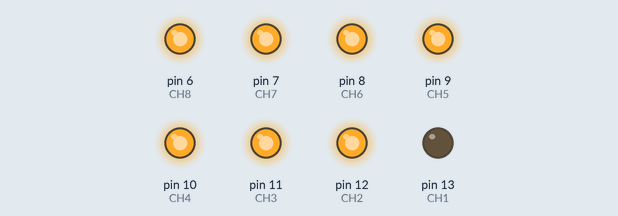
Simulated run of this sketch. Board: Arduino Uno, built with avr-gcc and run on an emulated ATmega328P. On the bench: output pins drawn as LEDs (lit = HIGH).

Above: at 0.12 s.
At 6.12 s:
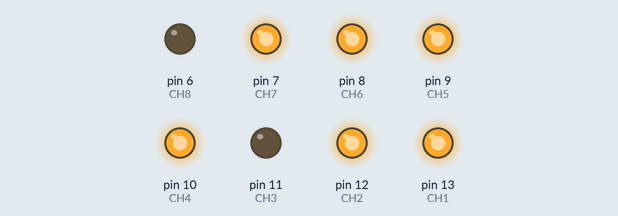
At 12.37 s:
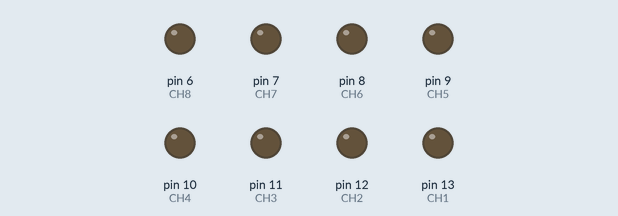
At 18.62 s:
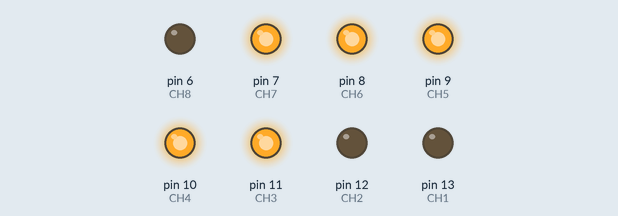
At 24.8 s:
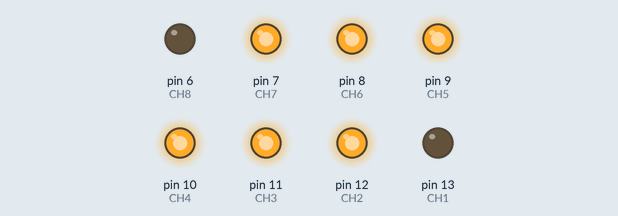
At 39.87 s:
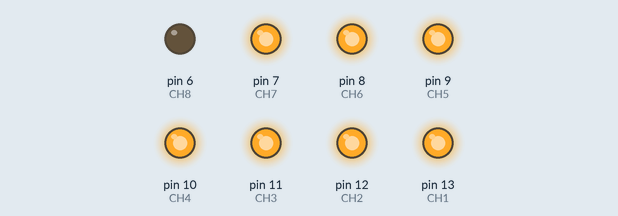
Timing chart, 0 to 40.0 s (numbered marks = the images above):
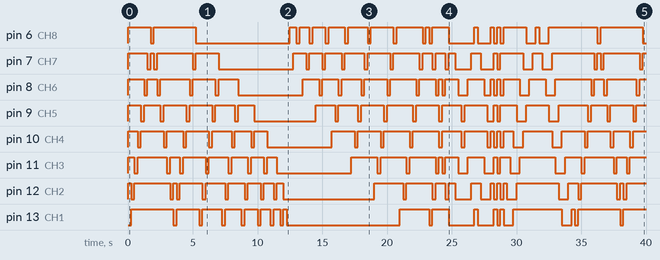

Measured:
- by itself, pin 6 (CH8): HIGH → LOW at 1.8 s, → HIGH 0.25 s later, → LOW 3.3 s later, → HIGH 7.3 s later, … (35 changes in this stretch)
- by itself, pin 7 (CH7): HIGH → LOW at 1.5 s, → HIGH 0.25 s later, → LOW 0.25 s later, → HIGH 0.25 s later, … (40 changes in this stretch)
- by itself, pin 8 (CH6): HIGH → LOW at 1.3 s, → HIGH 0.25 s later, → LOW 0.75 s later, → HIGH 0.25 s later, … (42 changes in this stretch)
- by itself, pin 9 (CH5): HIGH → LOW at 1.0 s, → HIGH 0.25 s later, → LOW 1.3 s later, → HIGH 0.25 s later, … (38 changes in this stretch)
- by itself, pin 10 (CH4): HIGH → LOW at 0.75 s, → HIGH 0.25 s later, → LOW 1.8 s later, → HIGH 0.25 s later, … (40 changes in this stretch)
- by itself, pin 11 (CH3): HIGH → LOW at 0.50 s, → HIGH 0.25 s later, → LOW 2.3 s later, → HIGH 0.25 s later, … (40 changes in this stretch)
- by itself, pin 12 (CH2): HIGH → LOW at 0.25 s, → HIGH 0.25 s later, → LOW 2.8 s later, → HIGH 0.25 s later, … (42 changes in this stretch)
- by itself, pin 13 (CH1): LOW → HIGH at 0.25 s, → LOW 3.3 s later, → HIGH 0.25 s later, → LOW 1.8 s later, … (33 changes in this stretch)

The sketch:

8_Channel_Relay_Light_Effects.ino
```cpp
// HAZI TECH
// Program by Hasitha Jayasundara
// Visit my YouTube Channel - http://www.youtube.com/c/HAZITECH?sub_confirmation=1

#include "Arduino.h"

const int CH1 =  13;
const int CH2 =  12;
const int CH3 =  11;
const int CH4 =  10;
const int CH5 =  9;
const int CH6 =  8;
const int CH7 =  7;
const int CH8 =  6;

int SPEED = 250;      //Set your pattern running speed here. Smaller the value, higher the speed.
                      //WARNING - Very high speeds will reduce your Relays life span

void setup()
{
pinMode(CH1, OUTPUT);
pinMode(CH2, OUTPUT);
pinMode(CH3, OUTPUT);
pinMode(CH4, OUTPUT);
pinMode(CH5, OUTPUT);
pinMode(CH6, OUTPUT);
pinMode(CH7, OUTPUT);
pinMode(CH8, OUTPUT);

digitalWrite(CH1, HIGH);
digitalWrite(CH2, HIGH);
digitalWrite(CH3, HIGH);
digitalWrite(CH4, HIGH);
digitalWrite(CH5, HIGH);
digitalWrite(CH6, HIGH);
digitalWrite(CH7, HIGH);
digitalWrite(CH8, HIGH);
}

void loop()
{
//LEFT-RIGHT running pattern
digitalWrite(CH1, LOW);
delay (SPEED);
digitalWrite(CH1, HIGH);
digitalWrite(CH2, LOW);
delay (SPEED);
digitalWrite(CH2, HIGH);
digitalWrite(CH3, LOW);
delay (SPEED);
digitalWrite(CH3, HIGH);
digitalWrite(CH4, LOW);
delay (SPEED);
digitalWrite(CH4, HIGH);
digitalWrite(CH5, LOW);
delay (SPEED);
digitalWrite(CH5, HIGH);
digitalWrite(CH6, LOW);
delay (SPEED);
digitalWrite(CH6, HIGH);
digitalWrite(CH7, LOW);
delay (SPEED);
digitalWrite(CH7, HIGH);
digitalWrite(CH8, LOW);
delay (SPEED);

digitalWrite(CH8, HIGH);
digitalWrite(CH7, LOW);
delay (SPEED);
digitalWrite(CH7, HIGH);
digitalWrite(CH6, LOW);
delay (SPEED);
digitalWrite(CH6, HIGH);
digitalWrite(CH5, LOW);
delay (SPEED);
digitalWrite(CH5, HIGH);
digitalWrite(CH4, LOW);
delay (SPEED);
digitalWrite(CH4, HIGH);
digitalWrite(CH3, LOW);
delay (SPEED);
digitalWrite(CH3, HIGH);
digitalWrite(CH2, LOW);
delay (SPEED);
digitalWrite(CH2, HIGH);
digitalWrite(CH1, LOW);

digitalWrite(CH1, HIGH);
digitalWrite(CH2, HIGH);
digitalWrite(CH3, HIGH);
digitalWrite(CH4, HIGH);
digitalWrite(CH5, HIGH);
digitalWrite(CH6, HIGH);
digitalWrite(CH7, HIGH);
digitalWrite(CH8, HIGH);

//LEFT-RIGHT filling pattern
digitalWrite(CH1, LOW);
delay (SPEED);
digitalWrite(CH1, HIGH);
digitalWrite(CH2, LOW);
delay (SPEED);
digitalWrite(CH2, HIGH);
digitalWrite(CH3, LOW);
delay (SPEED);
digitalWrite(CH3, HIGH);
digitalWrite(CH4, LOW);
delay (SPEED);
digitalWrite(CH4, HIGH);
digitalWrite(CH5, LOW);
delay (SPEED);
digitalWrite(CH5, HIGH);
digitalWrite(CH6, LOW);
delay (SPEED);
digitalWrite(CH6, HIGH);
digitalWrite(CH7, LOW);
delay (SPEED);
digitalWrite(CH7, HIGH);
digitalWrite(CH8, LOW);
delay (SPEED);

digitalWrite(CH1, LOW);
delay (SPEED);
digitalWrite(CH1, HIGH);
digitalWrite(CH2, LOW);
delay (SPEED);
digitalWrite(CH2, HIGH);
digitalWrite(CH3, LOW);
delay (SPEED);
digitalWrite(CH3, HIGH);
digitalWrite(CH4, LOW);
delay (SPEED);
digitalWrite(CH4, HIGH);
digitalWrite(CH5, LOW);
delay (SPEED);
digitalWrite(CH5, HIGH);
digitalWrite(CH6, LOW);
delay (SPEED);
digitalWrite(CH6, HIGH);
digitalWrite(CH7, LOW);
delay (SPEED);

digitalWrite(CH1, LOW);
delay (SPEED);
digitalWrite(CH1, HIGH);
digitalWrite(CH2, LOW);
delay (SPEED);
digitalWrite(CH2, HIGH);
digitalWrite(CH3, LOW);
delay (SPEED);
digitalWrite(CH3, HIGH);
digitalWrite(CH4, LOW);
delay (SPEED);
digitalWrite(CH4, HIGH);
digitalWrite(CH5, LOW);
delay (SPEED);
digitalWrite(CH5, HIGH);
digitalWrite(CH6, LOW);
delay (SPEED);

digitalWrite(CH1, LOW);
delay (SPEED);
digitalWrite(CH1, HIGH);
digitalWrite(CH2, LOW);
delay (SPEED);
digitalWrite(CH2, HIGH);
digitalWrite(CH3, LOW);
delay (SPEED);
digitalWrite(CH3, HIGH);
digitalWrite(CH4, LOW);
delay (SPEED);
digitalWrite(CH4, HIGH);
digitalWrite(CH5, LOW);
delay (SPEED);

digitalWrite(CH1, LOW);
delay (SPEED);
digitalWrite(CH1, HIGH);
digitalWrite(CH2, LOW);
delay (SPEED);
digitalWrite(CH2, HIGH);
digitalWrite(CH3, LOW);
delay (SPEED);
digitalWrite(CH3, HIGH);
digitalWrite(CH4, LOW);
delay (SPEED);

digitalWrite(CH1, LOW);
delay (SPEED);
digitalWrite(CH1, HIGH);
digitalWrite(CH2, LOW);
delay (SPEED);
digitalWrite(CH2, HIGH);
digitalWrite(CH3, LOW);
delay (SPEED);

digitalWrite(CH1, LOW);
delay (SPEED);
digitalWrite(CH1, HIGH);
digitalWrite(CH2, LOW);
delay (SPEED);

digitalWrite(CH1, LOW);
delay (SPEED);

//RIGHT-LEFT filling remove pattern
digitalWrite(CH8, HIGH);
delay (SPEED);

digitalWrite(CH7, HIGH);
delay (SPEED);
digitalWrite(CH8, LOW);
delay (SPEED);
digitalWrite(CH8, HIGH);
delay (SPEED);

digitalWrite(CH6, HIGH);
delay (SPEED);
digitalWrite(CH7, LOW);
delay (SPEED);
digitalWrite(CH7, HIGH);
digitalWrite(CH8, LOW);
delay (SPEED);
digitalWrite(CH8, HIGH);
delay (SPEED);

digitalWrite(CH5, HIGH);
delay (SPEED);
digitalWrite(CH6, LOW);
delay (SPEED);
digitalWrite(CH6, HIGH);
digitalWrite(CH7, LOW);
delay (SPEED);
digitalWrite(CH7, HIGH);
digitalWrite(CH8, LOW);
delay (SPEED);
digitalWrite(CH8, HIGH);
delay (SPEED);

digitalWrite(CH4, HIGH);
delay (SPEED);
digitalWrite(CH5, LOW);
delay (SPEED);
digitalWrite(CH5, HIGH);
digitalWrite(CH6, LOW);
delay (SPEED);
digitalWrite(CH6, HIGH);
digitalWrite(CH7, LOW);
delay (SPEED);
digitalWrite(CH7, HIGH);
digitalWrite(CH8, LOW);
delay (SPEED);
digitalWrite(CH8, HIGH);
delay (SPEED);

digitalWrite(CH3, HIGH);
delay (SPEED);
digitalWrite(CH4, LOW);
delay (SPEED);
digitalWrite(CH4, HIGH);
digitalWrite(CH5, LOW);
delay (SPEED);
digitalWrite(CH5, HIGH);
digitalWrite(CH6, LOW);
delay (SPEED);
digitalWrite(CH6, HIGH);
digitalWrite(CH7, LOW);
delay (SPEED);
digitalWrite(CH7, HIGH);
digitalWrite(CH8, LOW);
delay (SPEED);
digitalWrite(CH8, HIGH);
delay (SPEED);

digitalWrite(CH2, HIGH);
delay (SPEED);
digitalWrite(CH3, LOW);
delay (SPEED);
digitalWrite(CH3, HIGH);
digitalWrite(CH4, LOW);
delay (SPEED);
digitalWrite(CH4, HIGH);
digitalWrite(CH5, LOW);
delay (SPEED);
digitalWrite(CH5, HIGH);
digitalWrite(CH6, LOW);
delay (SPEED);
digitalWrite(CH6, HIGH);
digitalWrite(CH7, LOW);
delay (SPEED);
digitalWrite(CH7, HIGH);
digitalWrite(CH8, LOW);
delay (SPEED);
digitalWrite(CH8, HIGH);
delay (SPEED);

digitalWrite(CH1, HIGH);
delay (SPEED);
digitalWrite(CH2, LOW);
delay (SPEED);
digitalWrite(CH2, HIGH);
digitalWrite(CH3, LOW);
delay (SPEED);
digitalWrite(CH3, HIGH);
digitalWrite(CH4, LOW);
delay (SPEED);
digitalWrite(CH4, HIGH);
digitalWrite(CH5, LOW);
delay (SPEED);
digitalWrite(CH5, HIGH);
digitalWrite(CH6, LOW);
delay (SPEED);
digitalWrite(CH6, HIGH);
digitalWrite(CH7, LOW);
delay (SPEED);
digitalWrite(CH7, HIGH);
digitalWrite(CH8, LOW);
delay (SPEED);
digitalWrite(CH8, HIGH);
delay (SPEED);

//EDGE-MIDDLE running pattern
digitalWrite(CH1, LOW);
digitalWrite(CH2, HIGH);
digitalWrite(CH3, HIGH);
digitalWrite(CH4, HIGH);
digitalWrite(CH5, HIGH);
digitalWrite(CH6, HIGH);
digitalWrite(CH7, HIGH);
digitalWrite(CH8, LOW);
delay (SPEED);

digitalWrite(CH1, HIGH);
digitalWrite(CH2, LOW);
digitalWrite(CH3, HIGH);
digitalWrite(CH4, HIGH);
digitalWrite(CH5, HIGH);
digitalWrite(CH6, HIGH);
digitalWrite(CH7, LOW);
digitalWrite(CH8, HIGH);
delay (SPEED);

digitalWrite(CH1, HIGH);
digitalWrite(CH2, HIGH);
digitalWrite(CH3, LOW);
digitalWrite(CH4, HIGH);
digitalWrite(CH5, HIGH);
digitalWrite(CH6, LOW);
digitalWrite(CH7, HIGH);
digitalWrite(CH8, HIGH);
delay (SPEED);

digitalWrite(CH1, HIGH);
digitalWrite(CH2, HIGH);
digitalWrite(CH3, HIGH);
digitalWrite(CH4, LOW);
digitalWrite(CH5, LOW);
digitalWrite(CH6, HIGH);
digitalWrite(CH7, HIGH);
digitalWrite(CH8, HIGH);
delay (SPEED);

digitalWrite(CH1, HIGH);
digitalWrite(CH2, HIGH);
digitalWrite(CH3, LOW);
digitalWrite(CH4, HIGH);
digitalWrite(CH5, HIGH);
digitalWrite(CH6, LOW);
digitalWrite(CH7, HIGH);
digitalWrite(CH8, HIGH);
delay (SPEED);

digitalWrite(CH1, HIGH);
digitalWrite(CH2, LOW);
digitalWrite(CH3, HIGH);
digitalWrite(CH4, HIGH);
digitalWrite(CH5, HIGH);
digitalWrite(CH6, HIGH);
digitalWrite(CH7, LOW);
digitalWrite(CH8, HIGH);
delay (SPEED);

digitalWrite(CH1, LOW);
digitalWrite(CH2, HIGH);
digitalWrite(CH3, HIGH);
digitalWrite(CH4, HIGH);
digitalWrite(CH5, HIGH);
digitalWrite(CH6, HIGH);
digitalWrite(CH7, HIGH);
digitalWrite(CH8, LOW);
delay (SPEED);

digitalWrite(CH1, HIGH);
digitalWrite(CH2, HIGH);
digitalWrite(CH3, HIGH);
digitalWrite(CH4, HIGH);
digitalWrite(CH5, HIGH);
digitalWrite(CH6, HIGH);
digitalWrite(CH7, HIGH);
digitalWrite(CH8, HIGH);

//EDGE-MIDDLE filling pattern
digitalWrite(CH1, LOW);
digitalWrite(CH2, HIGH);
digitalWrite(CH3, HIGH);
digitalWrite(CH4, HIGH);
digitalWrite(CH5, HIGH);
digitalWrite(CH6, HIGH);
digitalWrite(CH7, HIGH);
digitalWrite(CH8, LOW);
delay (SPEED);

digitalWrite(CH1, LOW);
digitalWrite(CH2, LOW);
digitalWrite(CH3, HIGH);
digitalWrite(CH4, HIGH);
digitalWrite(CH5, HIGH);
digitalWrite(CH6, HIGH);
digitalWrite(CH7, LOW);
digitalWrite(CH8, LOW);
delay (SPEED);

digitalWrite(CH1, LOW);
digitalWrite(CH2, LOW);
digitalWrite(CH3, LOW);
digitalWrite(CH4, HIGH);
digitalWrite(CH5, HIGH);
digitalWrite(CH6, LOW);
digitalWrite(CH7, LOW);
digitalWrite(CH8, LOW);
delay (SPEED);

digitalWrite(CH1, LOW);
digitalWrite(CH2, LOW);
digitalWrite(CH3, LOW);
digitalWrite(CH4, LOW);
digitalWrite(CH5, LOW);
digitalWrite(CH6, LOW);
digitalWrite(CH7, LOW);
digitalWrite(CH8, LOW);
delay (SPEED);

digitalWrite(CH1, LOW);
digitalWrite(CH2, LOW);
digitalWrite(CH3, LOW);
digitalWrite(CH4, HIGH);
digitalWrite(CH5, HIGH);
digitalWrite(CH6, LOW);
digitalWrite(CH7, LOW);
digitalWrite(CH8, LOW);
delay (SPEED);

digitalWrite(CH1, LOW);
digitalWrite(CH2, LOW);
digitalWrite(CH3, HIGH);
digitalWrite(CH4, HIGH);
digitalWrite(CH5, HIGH);
digitalWrite(CH6, HIGH);
digitalWrite(CH7, LOW);
digitalWrite(CH8, LOW);
delay (SPEED);

digitalWrite(CH1, LOW);
digitalWrite(CH2, HIGH);
digitalWrite(CH3, HIGH);
digitalWrite(CH4, HIGH);
digitalWrite(CH5, HIGH);
digitalWrite(CH6, HIGH);
digitalWrite(CH7, HIGH);
digitalWrite(CH8, LOW);
delay (SPEED);

digitalWrite(CH1, HIGH);
digitalWrite(CH2, HIGH);
digitalWrite(CH3, HIGH);
digitalWrite(CH4, HIGH);
digitalWrite(CH5, HIGH);
digitalWrite(CH6, HIGH);
digitalWrite(CH7, HIGH);
digitalWrite(CH8, HIGH);
delay (SPEED);

digitalWrite(CH1, LOW);
digitalWrite(CH2, HIGH);
digitalWrite(CH3, HIGH);
digitalWrite(CH4, HIGH);
digitalWrite(CH5, HIGH);
digitalWrite(CH6, HIGH);
digitalWrite(CH7, HIGH);
digitalWrite(CH8, LOW);
delay (SPEED);

digitalWrite(CH1, LOW);
digitalWrite(CH2, LOW);
digitalWrite(CH3, HIGH);
digitalWrite(CH4, HIGH);
digitalWrite(CH5, HIGH);
digitalWrite(CH6, HIGH);
digitalWrite(CH7, LOW);
digitalWrite(CH8, LOW);
delay (SPEED);

digitalWrite(CH1, LOW);
digitalWrite(CH2, LOW);
digitalWrite(CH3, LOW);
digitalWrite(CH4, HIGH);
digitalWrite(CH5, HIGH);
digitalWrite(CH6, LOW);
digitalWrite(CH7, LOW);
digitalWrite(CH8, LOW);
delay (SPEED);

digitalWrite(CH1, LOW);
digitalWrite(CH2, LOW);
digitalWrite(CH3, LOW);
digitalWrite(CH4, LOW);
digitalWrite(CH5, LOW);
digitalWrite(CH6, LOW);
digitalWrite(CH7, LOW);
digitalWrite(CH8, LOW);
delay (SPEED);

//TWO WAY pattern
digitalWrite(CH1, LOW);
digitalWrite(CH2, HIGH);
digitalWrite(CH3, LOW);
digitalWrite(CH4, HIGH);
digitalWrite(CH5, LOW);
digitalWrite(CH6, HIGH);
digitalWrite(CH7, LOW);
digitalWrite(CH8, HIGH);
delay (SPEED);

digitalWrite(CH1, HIGH);
digitalWrite(CH2, LOW);
digitalWrite(CH3, HIGH);
digitalWrite(CH4, LOW);
digitalWrite(CH5, HIGH);
digitalWrite(CH6, LOW);
digitalWrite(CH7, HIGH);
digitalWrite(CH8, LOW);
delay (SPEED);

digitalWrite(CH1, LOW);
digitalWrite(CH2, HIGH);
digitalWrite(CH3, LOW);
digitalWrite(CH4, HIGH);
digitalWrite(CH5, LOW);
digitalWrite(CH6, HIGH);
digitalWrite(CH7, LOW);
digitalWrite(CH8, HIGH);
delay (SPEED);

digitalWrite(CH1, HIGH);
digitalWrite(CH2, LOW);
digitalWrite(CH3, HIGH);
digitalWrite(CH4, LOW);
digitalWrite(CH5, HIGH);
digitalWrite(CH6, LOW);
digitalWrite(CH7, HIGH);
digitalWrite(CH8, LOW);
delay (SPEED);

digitalWrite(CH1, HIGH);
digitalWrite(CH2, HIGH);
digitalWrite(CH3, HIGH);
digitalWrite(CH4, HIGH);
digitalWrite(CH5, HIGH);
digitalWrite(CH6, HIGH);
digitalWrite(CH7, HIGH);
digitalWrite(CH8, HIGH);

//THREE BLOCK RUNNING pattern
digitalWrite(CH1, LOW);
digitalWrite(CH2, HIGH);
digitalWrite(CH3, HIGH);
digitalWrite(CH4, HIGH);
digitalWrite(CH5, HIGH);
digitalWrite(CH6, HIGH);
digitalWrite(CH7, HIGH);
digitalWrite(CH8, HIGH);
delay (SPEED);

digitalWrite(CH1, LOW);
digitalWrite(CH2, LOW);
digitalWrite(CH3, HIGH);
digitalWrite(CH4, HIGH);
digitalWrite(CH5, HIGH);
digitalWrite(CH6, HIGH);
digitalWrite(CH7, HIGH);
digitalWrite(CH8, HIGH);
delay (SPEED);

digitalWrite(CH1, LOW);
digitalWrite(CH2, LOW);
digitalWrite(CH3, LOW);
digitalWrite(CH4, HIGH);
digitalWrite(CH5, HIGH);
digitalWrite(CH6, HIGH);
digitalWrite(CH7, HIGH);
digitalWrite(CH8, HIGH);
delay (SPEED);

digitalWrite(CH1, HIGH);
digitalWrite(CH2, LOW);
digitalWrite(CH3, LOW);
digitalWrite(CH4, LOW);
digitalWrite(CH5, HIGH);
digitalWrite(CH6, HIGH);
digitalWrite(CH7, HIGH);
digitalWrite(CH8, HIGH);
delay (SPEED);

digitalWrite(CH1, HIGH);
digitalWrite(CH2, HIGH);
digitalWrite(CH3, LOW);
digitalWrite(CH4, LOW);
digitalWrite(CH5, LOW);
digitalWrite(CH6, HIGH);
digitalWrite(CH7, HIGH);
digitalWrite(CH8, HIGH);
delay (SPEED);

digitalWrite(CH1, HIGH);
digitalWrite(CH2, HIGH);
digitalWrite(CH3, HIGH);
digitalWrite(CH4, LOW);
digitalWrite(CH5, LOW);
digitalWrite(CH6, LOW);
digitalWrite(CH7, HIGH);
digitalWrite(CH8, HIGH);
delay (SPEED);

digitalWrite(CH1, HIGH);
digitalWrite(CH2, HIGH);
digitalWrite(CH3, HIGH);
digitalWrite(CH4, HIGH);
digitalWrite(CH5, LOW);
digitalWrite(CH6, LOW);
digitalWrite(CH7, LOW);
digitalWrite(CH8, HIGH);
delay (SPEED);

digitalWrite(CH1, HIGH);
digitalWrite(CH2, HIGH);
digitalWrite(CH3, HIGH);
digitalWrite(CH4, HIGH);
digitalWrite(CH5, HIGH);
digitalWrite(CH6, LOW);
digitalWrite(CH7, LOW);
digitalWrite(CH8, LOW);
delay (SPEED);

digitalWrite(CH1, HIGH);
digitalWrite(CH2, HIGH);
digitalWrite(CH3, HIGH);
digitalWrite(CH4, HIGH);
digitalWrite(CH5, HIGH);
digitalWrite(CH6, HIGH);
digitalWrite(CH7, LOW);
digitalWrite(CH8, LOW);
delay (SPEED);

digitalWrite(CH1, HIGH);
digitalWrite(CH2, HIGH);
digitalWrite(CH3, HIGH);
digitalWrite(CH4, HIGH);
digitalWrite(CH5, HIGH);
digitalWrite(CH6, HIGH);
digitalWrite(CH7, HIGH);
digitalWrite(CH8, LOW);
delay (SPEED);

digitalWrite(CH1, HIGH);
digitalWrite(CH2, HIGH);
digitalWrite(CH3, HIGH);
digitalWrite(CH4, HIGH);
digitalWrite(CH5, HIGH);
digitalWrite(CH6, HIGH);
digitalWrite(CH7, HIGH);
digitalWrite(CH8, HIGH);
delay (SPEED);

digitalWrite(CH1, HIGH);
digitalWrite(CH2, HIGH);
digitalWrite(CH3, HIGH);
digitalWrite(CH4, HIGH);
digitalWrite(CH5, HIGH);
digitalWrite(CH6, HIGH);
digitalWrite(CH7, HIGH);
digitalWrite(CH8, LOW);
delay (SPEED);

digitalWrite(CH1, HIGH);
digitalWrite(CH2, HIGH);
digitalWrite(CH3, HIGH);
digitalWrite(CH4, HIGH);
digitalWrite(CH5, HIGH);
digitalWrite(CH6, HIGH);
digitalWrite(CH7, LOW);
digitalWrite(CH8, LOW);
delay (SPEED);

digitalWrite(CH1, HIGH);
digitalWrite(CH2, HIGH);
digitalWrite(CH3, HIGH);
digitalWrite(CH4, HIGH);
digitalWrite(CH5, HIGH);
digitalWrite(CH6, LOW);
digitalWrite(CH7, LOW);
digitalWrite(CH8, LOW);
delay (SPEED);

digitalWrite(CH1, HIGH);
digitalWrite(CH2, HIGH);
digitalWrite(CH3, HIGH);
digitalWrite(CH4, HIGH);
digitalWrite(CH5, LOW);
digitalWrite(CH6, LOW);
digitalWrite(CH7, LOW);
digitalWrite(CH8, HIGH);
delay (SPEED);

digitalWrite(CH1, HIGH);
digitalWrite(CH2, HIGH);
digitalWrite(CH3, HIGH);
digitalWrite(CH4, LOW);
digitalWrite(CH5, LOW);
digitalWrite(CH6, LOW);
digitalWrite(CH7, HIGH);
digitalWrite(CH8, HIGH);
delay (SPEED);

digitalWrite(CH1, HIGH);
digitalWrite(CH2, HIGH);
digitalWrite(CH3, LOW);
digitalWrite(CH4, LOW);
digitalWrite(CH5, LOW);
digitalWrite(CH6, HIGH);
digitalWrite(CH7, HIGH);
digitalWrite(CH8, HIGH);
delay (SPEED);

digitalWrite(CH1, HIGH);
digitalWrite(CH2, LOW);
digitalWrite(CH3, LOW);
digitalWrite(CH4, LOW);
digitalWrite(CH5, HIGH);
digitalWrite(CH6, HIGH);
digitalWrite(CH7, HIGH);
digitalWrite(CH8, HIGH);
delay (SPEED);

digitalWrite(CH1, LOW);
digitalWrite(CH2, LOW);
digitalWrite(CH3, LOW);
digitalWrite(CH4, HIGH);
digitalWrite(CH5, HIGH);
digitalWrite(CH6, HIGH);
digitalWrite(CH7, HIGH);
digitalWrite(CH8, HIGH);
delay (SPEED);

digitalWrite(CH1, LOW);
digitalWrite(CH2, LOW);
digitalWrite(CH3, HIGH);
digitalWrite(CH4, HIGH);
digitalWrite(CH5, HIGH);
digitalWrite(CH6, HIGH);
digitalWrite(CH7, HIGH);
digitalWrite(CH8, HIGH);
delay (SPEED);

digitalWrite(CH1, LOW);
digitalWrite(CH2, HIGH);
digitalWrite(CH3, HIGH);
digitalWrite(CH4, HIGH);
digitalWrite(CH5, HIGH);
digitalWrite(CH6, HIGH);
digitalWrite(CH7, HIGH);
digitalWrite(CH8, HIGH);
delay (SPEED);

digitalWrite(CH1, HIGH);
digitalWrite(CH2, HIGH);
digitalWrite(CH3, HIGH);
digitalWrite(CH4, HIGH);
digitalWrite(CH5, HIGH);
digitalWrite(CH6, HIGH);
digitalWrite(CH7, HIGH);
digitalWrite(CH8, HIGH);
delay (SPEED);
}
```
